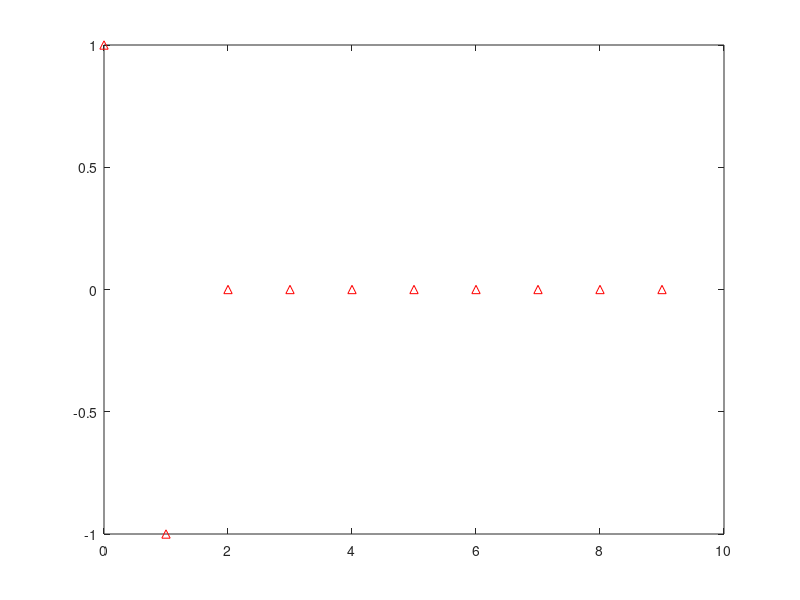
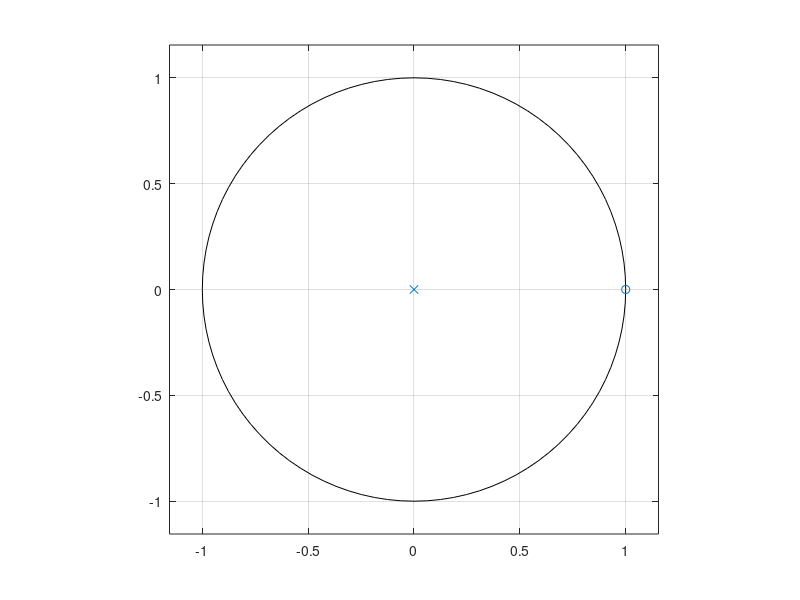
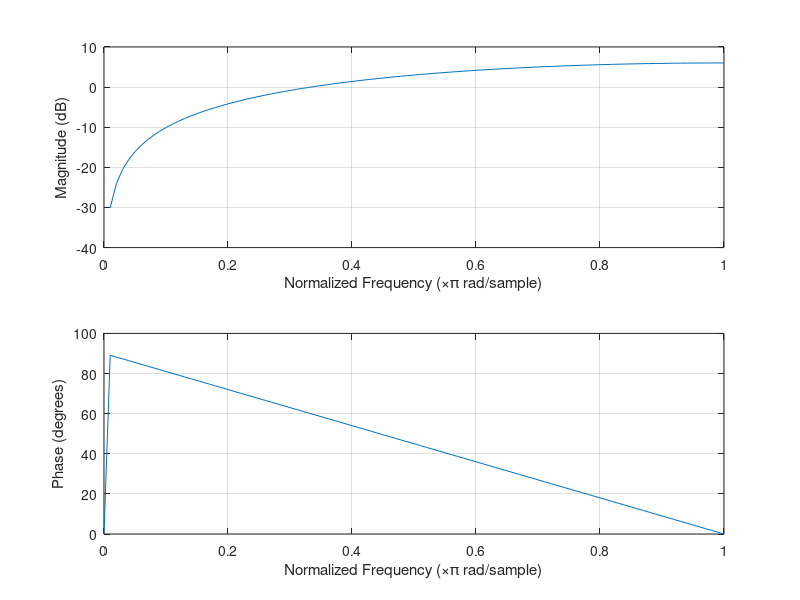
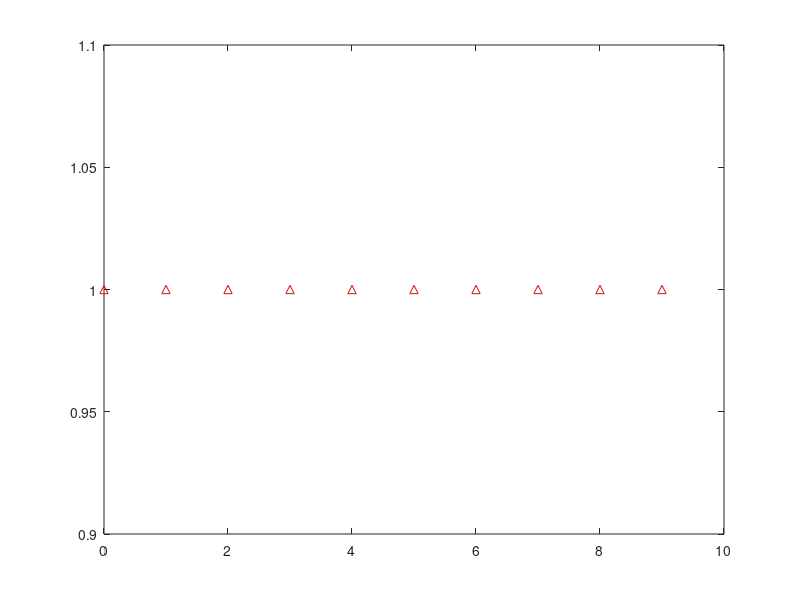

These charts were generated, in order, by the following MATLAB code:
clc;
clear;
close all;

% Encoder
h_en = [1 -1];
figure(1);
impz(h_en,1,10);
figure(2);
zplane(h_en,1);
figure(3);
freqz(h_en,1,100);

figure(4);
impz(1,h_en,10);
figure(5);
zplane(1,h_en);
figure(6);
freqz(1,h_en,100);
